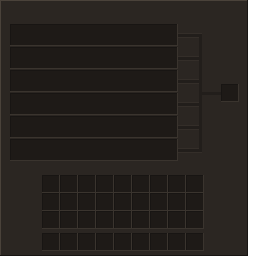

Here is the Python script that generated this plot:
"""
Paints design/gui/splicer_art.png from design/gui/splicer_layout.png.

The layout file says *where* things are; this says what they look like. Generating the art from the
layout rather than drawing it by hand is what keeps the two in step: move a row in the layout, re-run
this, and the well under it moves with it. Nothing here is precious — the output is an ordinary PNG
and is meant to be painted over.

Usage:
    python design/gui/splicer_art.py

Then copy design/gui/splicer_art.png over
src/main/resources/assets/primordia/textures/gui/splicer.png, or hand it back and that happens at
build time.
"""

import sys
from pathlib import Path

sys.path.insert(0, str(Path(__file__).parent))
from splicer_layout import MARKERS  # noqa: E402
from read_layout import decode  # noqa: E402

try:
    from PIL import Image, ImageDraw
except ImportError:
    raise SystemExit("this one needs Pillow: pip install pillow")

HERE = Path(__file__).parent
# The texture is a power of two; the panel occupies the top-left of it.
SHEET = 256

PANEL = (43, 38, 34, 255)
BEVEL_HI = (74, 66, 58, 255)
BEVEL_LO = (24, 21, 19, 255)
WELL = (30, 26, 23, 255)
WELL_HI = (58, 52, 46, 255)
GROOVE = (34, 30, 27, 255)
GROOVE_EDGE = (52, 46, 41, 255)


def markers():
    width, height, pixels = decode(HERE / "splicer_layout.png")
    found = {}
    for y in range(height):
        for x in range(width):
            rgba = pixels[y][x]
            for name, colour in MARKERS.items():
                if rgba[:3] == colour and rgba[3] > 0:
                    box = found.setdefault(name, [x, y, x, y])
                    box[0] = min(box[0], x)
                    box[1] = min(box[1], y)
                    box[2] = max(box[2], x)
                    box[3] = max(box[3], y)
    return width, height, {k: (v[0], v[1], v[2] - v[0] + 1, v[3] - v[1] + 1)
                           for k, v in found.items()}


def recess(d, x, y, w, h, fill=WELL):
    """A sunken panel: dark inside, a light lip along the bottom and right."""
    d.rectangle([x, y, x + w - 1, y + h - 1], fill=fill)
    d.line([(x, y), (x + w - 1, y)], fill=BEVEL_LO)
    d.line([(x, y), (x, y + h - 1)], fill=BEVEL_LO)
    d.line([(x, y + h - 1), (x + w - 1, y + h - 1)], fill=WELL_HI)
    d.line([(x + w - 1, y), (x + w - 1, y + h - 1)], fill=WELL_HI)


def slot(d, x, y):
    recess(d, x - 1, y - 1, 18, 18)


def main():
    width, height, m = markers()
    img = Image.new("RGBA", (SHEET, SHEET), (0, 0, 0, 0))
    d = ImageDraw.Draw(img)

    # The panel itself.
    d.rectangle([0, 0, width - 1, height - 1], fill=PANEL)
    d.line([(0, 0), (width - 1, 0)], fill=BEVEL_HI)
    d.line([(0, 0), (0, height - 1)], fill=BEVEL_HI)
    d.line([(0, height - 1), (width - 1, height - 1)], fill=BEVEL_LO)
    d.line([(width - 1, 0), (width - 1, height - 1)], fill=BEVEL_LO)

    # The rail groove: a channel from the rows' right edge, along a spine, to the output slot.
    rail = m["RAIL"]
    out = m["OUTPUT"]
    rows = [m["ROW%d" % (i + 1)] for i in range(6)]
    spine_x = rail[0] + rail[2] // 2
    out_cy = out[1] + out[3] // 2

    for row in rows:
        cy = row[1] + row[3] // 2
        d.rectangle([row[0] + row[2], cy - 1, spine_x + 1, cy + 1], fill=GROOVE)
        d.line([(row[0] + row[2], cy - 2), (spine_x + 1, cy - 2)], fill=GROOVE_EDGE)
        d.line([(row[0] + row[2], cy + 2), (spine_x + 1, cy + 2)], fill=GROOVE_EDGE)

    top = min(r[1] + r[3] // 2 for r in rows)
    bottom = max(r[1] + r[3] // 2 for r in rows)
    d.rectangle([spine_x - 1, min(top, out_cy) - 1, spine_x + 1, max(bottom, out_cy) + 1], fill=GROOVE)
    d.rectangle([spine_x, out_cy - 1, out[0] - 1, out_cy + 1], fill=GROOVE)

    # Wells: the six rows, the output, and every inventory slot.
    for row in rows:
        recess(d, row[0], row[1], row[2], row[3])
    slot(d, out[0], out[1])

    inv = m["INV"]
    for r in range(3):
        for c in range(9):
            slot(d, inv[0] + c * 18, inv[1] + r * 18)
    hot = m["HOTBAR"]
    for c in range(9):
        slot(d, hot[0] + c * 18, hot[1])

    img.save(HERE / "splicer_art.png")
    print("wrote", HERE / "splicer_art.png", "panel %dx%d on a %dx%d sheet" % (width, height, SHEET, SHEET))


if __name__ == "__main__":
    main()
